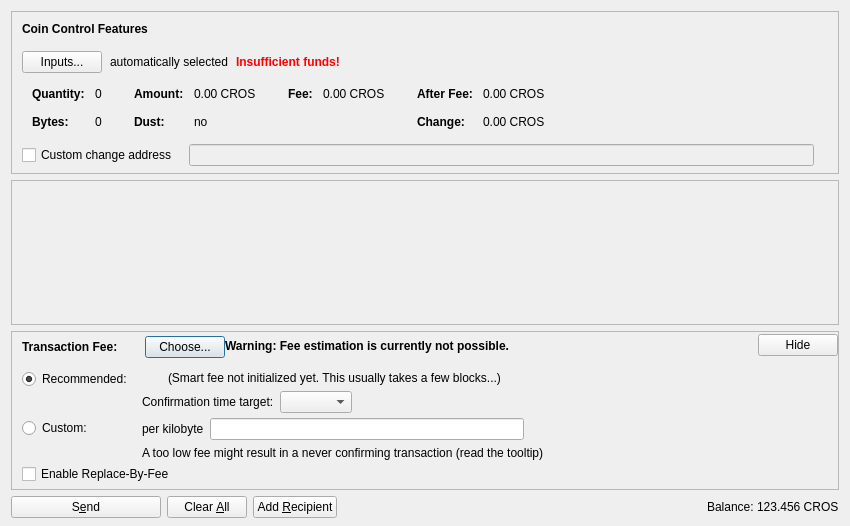
<?xml version="1.0" encoding="UTF-8"?>
<ui version="4.0">
 <class>SendCoinsDialog</class>
 <widget class="QDialog" name="SendCoinsDialog">
  <property name="geometry">
   <rect>
    <x>0</x>
    <y>0</y>
    <width>850</width>
    <height>526</height>
   </rect>
  </property>
  <property name="windowTitle">
   <string>Send Coins</string>
  </property>
  <layout class="QVBoxLayout" name="verticalLayout" stretch="0,1,0,0">
   <property name="bottomMargin">
    <number>8</number>
   </property>
   <item>
    <widget class="QFrame" name="frameCoinControl">
     <property name="sizePolicy">
      <sizepolicy hsizetype="Expanding" vsizetype="Expanding">
       <horstretch>0</horstretch>
       <verstretch>0</verstretch>
      </sizepolicy>
     </property>
     <property name="maximumSize">
      <size>
       <width>16777215</width>
       <height>16777215</height>
      </size>
     </property>
     <property name="frameShape">
      <enum>QFrame::StyledPanel</enum>
     </property>
     <property name="frameShadow">
      <enum>QFrame::Sunken</enum>
     </property>
     <layout class="QVBoxLayout" name="verticalLayoutCoinControl2">
      <property name="spacing">
       <number>0</number>
      </property>
      <property name="leftMargin">
       <number>0</number>
      </property>
      <property name="topMargin">
       <number>0</number>
      </property>
      <property name="rightMargin">
       <number>0</number>
      </property>
      <property name="bottomMargin">
       <number>6</number>
      </property>
      <item>
       <layout class="QVBoxLayout" name="verticalLayoutCoinControl" stretch="0,0,0,0,1">
        <property name="spacing">
         <number>0</number>
        </property>
        <property name="leftMargin">
         <number>10</number>
        </property>
        <property name="topMargin">
         <number>10</number>
        </property>
        <item>
         <layout class="QHBoxLayout" name="horizontalLayoutCoinControl1">
          <property name="bottomMargin">
           <number>15</number>
          </property>
          <item>
           <widget class="QLabel" name="labelCoinControlFeatures">
            <property name="sizePolicy">
             <sizepolicy hsizetype="Preferred" vsizetype="Maximum">
              <horstretch>0</horstretch>
              <verstretch>0</verstretch>
             </sizepolicy>
            </property>
            <property name="font">
             <font>
              <weight>75</weight>
              <bold>true</bold>
             </font>
            </property>
            <property name="styleSheet">
             <string notr="true">font-weight:bold;</string>
            </property>
            <property name="text">
             <string>Coin Control Features</string>
            </property>
           </widget>
          </item>
         </layout>
        </item>
        <item>
         <layout class="QHBoxLayout" name="horizontalLayoutCoinControl2" stretch="0,0,0,0">
          <property name="spacing">
           <number>8</number>
          </property>
          <property name="bottomMargin">
           <number>10</number>
          </property>
          <item>
           <widget class="QPushButton" name="pushButtonCoinControl">
            <property name="styleSheet">
             <string notr="true"/>
            </property>
            <property name="text">
             <string>Inputs...</string>
            </property>
            <property name="autoDefault">
             <bool>false</bool>
            </property>
           </widget>
          </item>
          <item>
           <widget class="QLabel" name="labelCoinControlAutomaticallySelected">
            <property name="text">
             <string>automatically selected</string>
            </property>
            <property name="margin">
             <number>5</number>
            </property>
           </widget>
          </item>
          <item>
           <widget class="QLabel" name="labelCoinControlInsuffFunds">
            <property name="font">
             <font>
              <weight>75</weight>
              <bold>true</bold>
             </font>
            </property>
            <property name="styleSheet">
             <string notr="true">color:red;font-weight:bold;</string>
            </property>
            <property name="text">
             <string>Insufficient funds!</string>
            </property>
            <property name="margin">
             <number>5</number>
            </property>
           </widget>
          </item>
          <item>
           <spacer name="horizontalSpacerCoinControl">
            <property name="orientation">
             <enum>Qt::Horizontal</enum>
            </property>
            <property name="sizeHint" stdset="0">
             <size>
              <width>40</width>
              <height>1</height>
             </size>
            </property>
           </spacer>
          </item>
         </layout>
        </item>
        <item>
         <widget class="QWidget" name="widgetCoinControl" native="true">
          <property name="sizePolicy">
           <sizepolicy hsizetype="Preferred" vsizetype="Preferred">
            <horstretch>0</horstretch>
            <verstretch>0</verstretch>
           </sizepolicy>
          </property>
          <property name="minimumSize">
           <size>
            <width>0</width>
            <height>0</height>
           </size>
          </property>
          <property name="styleSheet">
           <string notr="true"/>
          </property>
          <layout class="QHBoxLayout" name="horizontalLayoutCoinControl5">
           <property name="leftMargin">
            <number>0</number>
           </property>
           <property name="topMargin">
            <number>0</number>
           </property>
           <property name="rightMargin">
            <number>0</number>
           </property>
           <property name="bottomMargin">
            <number>0</number>
           </property>
           <item>
            <layout class="QHBoxLayout" name="horizontalLayoutCoinControl3" stretch="0,0,0,1">
             <property name="spacing">
              <number>20</number>
             </property>
             <property name="topMargin">
              <number>0</number>
             </property>
             <property name="bottomMargin">
              <number>10</number>
             </property>
             <item>
              <layout class="QFormLayout" name="formLayoutCoinControl1">
               <property name="horizontalSpacing">
                <number>10</number>
               </property>
               <property name="verticalSpacing">
                <number>14</number>
               </property>
               <property name="leftMargin">
                <number>10</number>
               </property>
               <property name="topMargin">
                <number>4</number>
               </property>
               <property name="rightMargin">
                <number>6</number>
               </property>
               <item row="0" column="0">
                <widget class="QLabel" name="labelCoinControlQuantityText">
                 <property name="font">
                  <font>
                   <weight>75</weight>
                   <bold>true</bold>
                  </font>
                 </property>
                 <property name="text">
                  <string>Quantity:</string>
                 </property>
                 <property name="margin">
                  <number>0</number>
                 </property>
                </widget>
               </item>
               <item row="0" column="1">
                <widget class="QLabel" name="labelCoinControlQuantity">
                 <property name="cursor">
                  <cursorShape>IBeamCursor</cursorShape>
                 </property>
                 <property name="contextMenuPolicy">
                  <enum>Qt::ActionsContextMenu</enum>
                 </property>
                 <property name="text">
                  <string notr="true">0</string>
                 </property>
                 <property name="margin">
                  <number>0</number>
                 </property>
                 <property name="textInteractionFlags">
                  <set>Qt::LinksAccessibleByMouse|Qt::TextSelectableByKeyboard|Qt::TextSelectableByMouse</set>
                 </property>
                </widget>
               </item>
               <item row="1" column="0">
                <widget class="QLabel" name="labelCoinControlBytesText">
                 <property name="font">
                  <font>
                   <weight>75</weight>
                   <bold>true</bold>
                  </font>
                 </property>
                 <property name="text">
                  <string>Bytes:</string>
                 </property>
                </widget>
               </item>
               <item row="1" column="1">
                <widget class="QLabel" name="labelCoinControlBytes">
                 <property name="cursor">
                  <cursorShape>IBeamCursor</cursorShape>
                 </property>
                 <property name="contextMenuPolicy">
                  <enum>Qt::ActionsContextMenu</enum>
                 </property>
                 <property name="text">
                  <string notr="true">0</string>
                 </property>
                 <property name="textInteractionFlags">
                  <set>Qt::LinksAccessibleByMouse|Qt::TextSelectableByKeyboard|Qt::TextSelectableByMouse</set>
                 </property>
                </widget>
               </item>
              </layout>
             </item>
             <item>
              <layout class="QFormLayout" name="formLayoutCoinControl2">
               <property name="horizontalSpacing">
                <number>10</number>
               </property>
               <property name="verticalSpacing">
                <number>14</number>
               </property>
               <property name="leftMargin">
                <number>6</number>
               </property>
               <property name="topMargin">
                <number>4</number>
               </property>
               <property name="rightMargin">
                <number>6</number>
               </property>
               <item row="0" column="0">
                <widget class="QLabel" name="labelCoinControlAmountText">
                 <property name="font">
                  <font>
                   <weight>75</weight>
                   <bold>true</bold>
                  </font>
                 </property>
                 <property name="text">
                  <string>Amount:</string>
                 </property>
                 <property name="margin">
                  <number>0</number>
                 </property>
                </widget>
               </item>
               <item row="0" column="1">
                <widget class="QLabel" name="labelCoinControlAmount">
                 <property name="cursor">
                  <cursorShape>IBeamCursor</cursorShape>
                 </property>
                 <property name="contextMenuPolicy">
                  <enum>Qt::ActionsContextMenu</enum>
                 </property>
                 <property name="text">
                  <string notr="true">0.00 CROS</string>
                 </property>
                 <property name="textInteractionFlags">
                  <set>Qt::LinksAccessibleByMouse|Qt::TextSelectableByKeyboard|Qt::TextSelectableByMouse</set>
                 </property>
                </widget>
               </item>
               <item row="1" column="0">
                <widget class="QLabel" name="labelCoinControlLowOutputText">
                 <property name="font">
                  <font>
                   <weight>75</weight>
                   <bold>true</bold>
                  </font>
                 </property>
                 <property name="text">
                  <string>Dust:</string>
                 </property>
                </widget>
               </item>
               <item row="1" column="1">
                <widget class="QLabel" name="labelCoinControlLowOutput">
                 <property name="cursor">
                  <cursorShape>IBeamCursor</cursorShape>
                 </property>
                 <property name="contextMenuPolicy">
                  <enum>Qt::ActionsContextMenu</enum>
                 </property>
                 <property name="text">
                  <string notr="true">no</string>
                 </property>
                 <property name="textInteractionFlags">
                  <set>Qt::LinksAccessibleByMouse|Qt::TextSelectableByKeyboard|Qt::TextSelectableByMouse</set>
                 </property>
                </widget>
               </item>
              </layout>
             </item>
             <item>
              <layout class="QFormLayout" name="formLayoutCoinControl3">
               <property name="horizontalSpacing">
                <number>10</number>
               </property>
               <property name="verticalSpacing">
                <number>14</number>
               </property>
               <property name="leftMargin">
                <number>6</number>
               </property>
               <property name="topMargin">
                <number>4</number>
               </property>
               <property name="rightMargin">
                <number>6</number>
               </property>
               <item row="0" column="0">
                <widget class="QLabel" name="labelCoinControlFeeText">
                 <property name="font">
                  <font>
                   <weight>75</weight>
                   <bold>true</bold>
                  </font>
                 </property>
                 <property name="text">
                  <string>Fee:</string>
                 </property>
                 <property name="margin">
                  <number>0</number>
                 </property>
                </widget>
               </item>
               <item row="0" column="1">
                <widget class="QLabel" name="labelCoinControlFee">
                 <property name="cursor">
                  <cursorShape>IBeamCursor</cursorShape>
                 </property>
                 <property name="contextMenuPolicy">
                  <enum>Qt::ActionsContextMenu</enum>
                 </property>
                 <property name="text">
                  <string notr="true">0.00 CROS</string>
                 </property>
                 <property name="textInteractionFlags">
                  <set>Qt::LinksAccessibleByMouse|Qt::TextSelectableByKeyboard|Qt::TextSelectableByMouse</set>
                 </property>
                </widget>
               </item>
              </layout>
             </item>
             <item>
              <layout class="QFormLayout" name="formLayoutCoinControl4">
               <property name="horizontalSpacing">
                <number>10</number>
               </property>
               <property name="verticalSpacing">
                <number>14</number>
               </property>
               <property name="leftMargin">
                <number>6</number>
               </property>
               <property name="topMargin">
                <number>4</number>
               </property>
               <property name="rightMargin">
                <number>6</number>
               </property>
               <item row="0" column="0">
                <widget class="QLabel" name="labelCoinControlAfterFeeText">
                 <property name="font">
                  <font>
                   <weight>75</weight>
                   <bold>true</bold>
                  </font>
                 </property>
                 <property name="text">
                  <string>After Fee:</string>
                 </property>
                 <property name="margin">
                  <number>0</number>
                 </property>
                </widget>
               </item>
               <item row="0" column="1">
                <widget class="QLabel" name="labelCoinControlAfterFee">
                 <property name="cursor">
                  <cursorShape>IBeamCursor</cursorShape>
                 </property>
                 <property name="contextMenuPolicy">
                  <enum>Qt::ActionsContextMenu</enum>
                 </property>
                 <property name="text">
                  <string notr="true">0.00 CROS</string>
                 </property>
                 <property name="textInteractionFlags">
                  <set>Qt::LinksAccessibleByMouse|Qt::TextSelectableByKeyboard|Qt::TextSelectableByMouse</set>
                 </property>
                </widget>
               </item>
               <item row="1" column="0">
                <widget class="QLabel" name="labelCoinControlChangeText">
                 <property name="font">
                  <font>
                   <weight>75</weight>
                   <bold>true</bold>
                  </font>
                 </property>
                 <property name="text">
                  <string>Change:</string>
                 </property>
                </widget>
               </item>
               <item row="1" column="1">
                <widget class="QLabel" name="labelCoinControlChange">
                 <property name="cursor">
                  <cursorShape>IBeamCursor</cursorShape>
                 </property>
                 <property name="contextMenuPolicy">
                  <enum>Qt::ActionsContextMenu</enum>
                 </property>
                 <property name="text">
                  <string notr="true">0.00 CROS</string>
                 </property>
                 <property name="textInteractionFlags">
                  <set>Qt::LinksAccessibleByMouse|Qt::TextSelectableByKeyboard|Qt::TextSelectableByMouse</set>
                 </property>
                </widget>
               </item>
              </layout>
             </item>
            </layout>
           </item>
          </layout>
         </widget>
        </item>
        <item>
         <layout class="QHBoxLayout" name="horizontalLayoutCoinControl4" stretch="0,0,0">
          <property name="spacing">
           <number>12</number>
          </property>
          <property name="sizeConstraint">
           <enum>QLayout::SetDefaultConstraint</enum>
          </property>
          <property name="topMargin">
           <number>5</number>
          </property>
          <property name="rightMargin">
           <number>5</number>
          </property>
          <item>
           <widget class="QCheckBox" name="checkBoxCoinControlChange">
            <property name="toolTip">
             <string>If this is activated, but the change address is empty or invalid, change will be sent to a newly generated address.</string>
            </property>
            <property name="text">
             <string>Custom change address</string>
            </property>
           </widget>
          </item>
          <item>
           <widget class="QValidatedLineEdit" name="lineEditCoinControlChange">
            <property name="enabled">
             <bool>false</bool>
            </property>
            <property name="sizePolicy">
             <sizepolicy hsizetype="Expanding" vsizetype="Fixed">
              <horstretch>0</horstretch>
              <verstretch>0</verstretch>
             </sizepolicy>
            </property>
           </widget>
          </item>
          <item>
           <widget class="QLabel" name="labelCoinControlChangeLabel">
            <property name="sizePolicy">
             <sizepolicy hsizetype="Preferred" vsizetype="Expanding">
              <horstretch>0</horstretch>
              <verstretch>0</verstretch>
             </sizepolicy>
            </property>
            <property name="minimumSize">
             <size>
              <width>0</width>
              <height>0</height>
             </size>
            </property>
            <property name="text">
             <string/>
            </property>
            <property name="margin">
             <number>3</number>
            </property>
           </widget>
          </item>
         </layout>
        </item>
        <item>
         <spacer name="verticalSpacerCoinControl">
          <property name="orientation">
           <enum>Qt::Vertical</enum>
          </property>
          <property name="sizeHint" stdset="0">
           <size>
            <width>800</width>
            <height>1</height>
           </size>
          </property>
         </spacer>
        </item>
       </layout>
      </item>
     </layout>
    </widget>
   </item>
   <item>
    <widget class="QScrollArea" name="scrollArea">
     <property name="widgetResizable">
      <bool>true</bool>
     </property>
     <widget class="QWidget" name="scrollAreaWidgetContents">
      <property name="geometry">
       <rect>
        <x>0</x>
        <y>0</y>
        <width>830</width>
        <height>104</height>
       </rect>
      </property>
      <layout class="QVBoxLayout" name="verticalLayout_2" stretch="0,1">
       <property name="leftMargin">
        <number>0</number>
       </property>
       <property name="topMargin">
        <number>0</number>
       </property>
       <property name="rightMargin">
        <number>0</number>
       </property>
       <property name="bottomMargin">
        <number>0</number>
       </property>
       <item>
        <layout class="QVBoxLayout" name="entries">
         <property name="spacing">
          <number>6</number>
         </property>
        </layout>
       </item>
       <item>
        <spacer name="verticalSpacer">
         <property name="orientation">
          <enum>Qt::Vertical</enum>
         </property>
         <property name="sizeHint" stdset="0">
          <size>
           <width>20</width>
           <height>40</height>
          </size>
         </property>
        </spacer>
       </item>
      </layout>
     </widget>
    </widget>
   </item>
   <item>
    <widget class="QFrame" name="frameFee">
     <property name="sizePolicy">
      <sizepolicy hsizetype="Expanding" vsizetype="Expanding">
       <horstretch>0</horstretch>
       <verstretch>0</verstretch>
      </sizepolicy>
     </property>
     <property name="maximumSize">
      <size>
       <width>16777215</width>
       <height>16777215</height>
      </size>
     </property>
     <property name="frameShape">
      <enum>QFrame::StyledPanel</enum>
     </property>
     <property name="frameShadow">
      <enum>QFrame::Sunken</enum>
     </property>
     <layout class="QVBoxLayout" name="verticalLayoutFee1">
      <property name="spacing">
       <number>0</number>
      </property>
      <property name="leftMargin">
       <number>0</number>
      </property>
      <property name="topMargin">
       <number>0</number>
      </property>
      <property name="rightMargin">
       <number>0</number>
      </property>
      <property name="bottomMargin">
       <number>0</number>
      </property>
      <item>
       <layout class="QVBoxLayout" name="verticalLayoutFee2" stretch="0,0,0">
        <property name="spacing">
         <number>0</number>
        </property>
        <property name="leftMargin">
         <number>10</number>
        </property>
        <property name="topMargin">
         <number>0</number>
        </property>
        <item>
         <layout class="QHBoxLayout" name="horizontalLayoutFee1">
          <property name="bottomMargin">
           <number>0</number>
          </property>
          <item>
           <layout class="QVBoxLayout" name="verticalLayoutFee7">
            <property name="spacing">
             <number>0</number>
            </property>
            <item>
             <spacer name="verticalSpacerSmartFee">
              <property name="orientation">
               <enum>Qt::Vertical</enum>
              </property>
              <property name="sizeType">
               <enum>QSizePolicy::Fixed</enum>
              </property>
              <property name="sizeHint" stdset="0">
               <size>
                <width>1</width>
                <height>4</height>
               </size>
              </property>
             </spacer>
            </item>
            <item>
             <layout class="QHBoxLayout" name="horizontalLayoutSmartFee">
              <property name="spacing">
               <number>10</number>
              </property>
              <item>
               <widget class="QLabel" name="labelFeeHeadline">
                <property name="sizePolicy">
                 <sizepolicy hsizetype="Preferred" vsizetype="Maximum">
                  <horstretch>0</horstretch>
                  <verstretch>0</verstretch>
                 </sizepolicy>
                </property>
                <property name="font">
                 <font>
                  <weight>75</weight>
                  <bold>true</bold>
                 </font>
                </property>
                <property name="styleSheet">
                 <string notr="true">font-weight:bold;</string>
                </property>
                <property name="text">
                 <string>Transaction Fee:</string>
                </property>
               </widget>
              </item>
              <item>
               <widget class="QLabel" name="labelFeeMinimized">
                <property name="text">
                 <string/>
                </property>
               </widget>
              </item>
              <item>
               <widget class="QPushButton" name="buttonChooseFee">
                <property name="text">
                 <string>Choose...</string>
                </property>
               </widget>
              </item>
             </layout>
            </item>
            <item>
             <spacer name="verticalSpacer_5">
              <property name="orientation">
               <enum>Qt::Vertical</enum>
              </property>
              <property name="sizeHint" stdset="0">
               <size>
                <width>1</width>
                <height>1</height>
               </size>
              </property>
             </spacer>
            </item>
           </layout>
          </item>
          <item>
           <widget class="QLabel" name="fallbackFeeWarningLabel">
            <property name="toolTip">
             <string>Using the fallbackfee can result in sending a transaction that will take several hours or days (or never) to confirm. Consider choosing your fee manually or wait until you have validated the complete chain.</string>
            </property>
            <property name="font">
            <font>
                <weight>75</weight>
                <bold>true</bold>
            </font>
            </property>
            <property name="text">
             <string>Warning: Fee estimation is currently not possible.</string>
            </property>
            <property name="wordWrap">
             <bool>false</bool>
            </property>
           </widget>
          </item>
          <item>
           <spacer name="horizontalSpacer_4">
            <property name="orientation">
             <enum>Qt::Horizontal</enum>
            </property>
            <property name="sizeType">
             <enum>QSizePolicy::MinimumExpanding</enum>
            </property>
            <property name="sizeHint" stdset="0">
             <size>
              <width>40</width>
              <height>20</height>
             </size>
            </property>
           </spacer>
          </item>
          <item>
           <widget class="QPushButton" name="buttonMinimizeFee">
            <property name="toolTip">
             <string>Hide transaction fee settings</string>
            </property>
            <property name="text">
             <string>Hide</string>
            </property>
           </widget>
          </item>
         </layout>
        </item>
        <item>
         <widget class="QFrame" name="frameFeeSelection">
          <layout class="QVBoxLayout" name="verticalLayoutFee12">
           <property name="spacing">
            <number>0</number>
           </property>
           <property name="leftMargin">
            <number>0</number>
           </property>
           <property name="topMargin">
            <number>0</number>
           </property>
           <property name="rightMargin">
            <number>0</number>
           </property>
           <property name="bottomMargin">
            <number>0</number>
           </property>
           <item>
            <layout class="QGridLayout" name="gridLayoutFee">
             <property name="topMargin">
              <number>10</number>
             </property>
             <property name="bottomMargin">
              <number>4</number>
             </property>
             <property name="horizontalSpacing">
              <number>10</number>
             </property>
             <property name="verticalSpacing">
              <number>4</number>
             </property>
             <item row="1" column="1">
              <layout class="QVBoxLayout" name="verticalLayoutFee8">
               <property name="spacing">
                <number>6</number>
               </property>
               <item>
                <layout class="QHBoxLayout" name="horizontalLayoutFee13">
                 <item>
                  <widget class="QLabel" name="labelCustomPerKilobyte">
                   <property name="toolTip">
                    <string>Specify a custom fee per kB (1,000 bytes) of the transaction's virtual size.

Note:  Since the fee is calculated on a per-byte basis, a fee of "100 satoshis per kB" for a transaction size of 500 bytes (half of 1 kB) would ultimately yield a fee of only 50 satoshis.</string>
                   </property>
                   <property name="text">
                    <string>per kilobyte</string>
                   </property>
                  </widget>
                 </item>
                 <item>
                  <widget class="BitcoinAmountField" name="customFee"/>
                 </item>
                 <item>
                  <spacer name="horizontalSpacer_6">
                   <property name="orientation">
                    <enum>Qt::Horizontal</enum>
                   </property>
                   <property name="sizeHint" stdset="0">
                    <size>
                     <width>1</width>
                     <height>1</height>
                    </size>
                   </property>
                  </spacer>
                 </item>
                </layout>
               </item>
               <item>
                <layout class="QHBoxLayout" name="horizontalLayoutFee8">
                 <item>
                  <widget class="QLabel" name="labelCustomFeeWarning">
                   <property name="enabled">
                    <bool>true</bool>
                   </property>
                   <property name="toolTip">
                    <string>When there is less transaction volume than space in the blocks, miners as well as relaying nodes may enforce a minimum fee. Paying only this minimum fee is just fine, but be aware that this can result in a never confirming transaction once there is more demand for croston transactions than the network can process.</string>
                   </property>
                   <property name="text">
                    <string>A too low fee might result in a never confirming transaction (read the tooltip)</string>
                   </property>
                  </widget>
                 </item>
                 <item>
                  <spacer name="horizontalSpacer_2">
                   <property name="orientation">
                    <enum>Qt::Horizontal</enum>
                   </property>
                   <property name="sizeHint" stdset="0">
                    <size>
                     <width>1</width>
                     <height>1</height>
                    </size>
                   </property>
                  </spacer>
                 </item>
                </layout>
               </item>
              </layout>
             </item>
             <item row="0" column="0">
              <layout class="QVBoxLayout" name="verticalLayoutFee4" stretch="0,1">
               <item>
                <widget class="QRadioButton" name="radioSmartFee">
                 <property name="text">
                  <string>Recommended:</string>
                 </property>
                 <property name="checked">
                  <bool>true</bool>
                 </property>
                 <attribute name="buttonGroup">
                  <string notr="true">groupFee</string>
                 </attribute>
                </widget>
               </item>
               <item>
                <spacer name="verticalSpacer_2">
                 <property name="orientation">
                  <enum>Qt::Vertical</enum>
                 </property>
                 <property name="sizeHint" stdset="0">
                  <size>
                   <width>1</width>
                   <height>1</height>
                  </size>
                 </property>
                </spacer>
               </item>
              </layout>
             </item>
             <item row="1" column="0">
              <layout class="QVBoxLayout" name="verticalLayoutFee9" stretch="0,1">
               <item>
                <widget class="QRadioButton" name="radioCustomFee">
                 <property name="text">
                  <string>Custom:</string>
                 </property>
                 <attribute name="buttonGroup">
                  <string notr="true">groupFee</string>
                 </attribute>
                </widget>
               </item>
               <item>
                <spacer name="verticalSpacer_6">
                 <property name="orientation">
                  <enum>Qt::Vertical</enum>
                 </property>
                 <property name="sizeHint" stdset="0">
                  <size>
                   <width>1</width>
                   <height>1</height>
                  </size>
                 </property>
                </spacer>
               </item>
              </layout>
             </item>
             <item row="0" column="1">
              <layout class="QVBoxLayout" name="verticalLayoutFee3" stretch="0,0,1">
               <property name="spacing">
                <number>6</number>
               </property>
               <property name="topMargin">
                <number>2</number>
               </property>
               <item>
                <layout class="QHBoxLayout" name="horizontalLayoutFee12">
                 <item>
                  <widget class="QLabel" name="labelSmartFee">
                   <property name="text">
                    <string/>
                   </property>
                  </widget>
                 </item>
                 <item>
                  <widget class="QLabel" name="labelFeeEstimation">
                   <property name="text">
                    <string/>
                   </property>
                  </widget>
                 </item>
                 <item>
                  <widget class="QLabel" name="labelSmartFee2">
                   <property name="text">
                    <string>(Smart fee not initialized yet. This usually takes a few blocks...)</string>
                   </property>
                  </widget>
                 </item>
                 <item>
                  <spacer name="horizontalSpacer_5">
                   <property name="orientation">
                    <enum>Qt::Horizontal</enum>
                   </property>
                   <property name="sizeHint" stdset="0">
                    <size>
                     <width>1</width>
                     <height>1</height>
                    </size>
                   </property>
                  </spacer>
                 </item>
                </layout>
               </item>
               <item>
                <layout class="QHBoxLayout" name="horizontalLayoutFee9">
                 <item>
                  <layout class="QVBoxLayout" name="verticalLayoutFee6">
                   <item>
                    <widget class="QLabel" name="labelSmartFee3">
                     <property name="text">
                      <string>Confirmation time target:</string>
                     </property>
                    </widget>
                   </item>
                  </layout>
                 </item>
                 <item>
                  <layout class="QVBoxLayout" name="verticalLayoutFee5">
                   <property name="rightMargin">
                    <number>30</number>
                   </property>
                   <item>
                    <layout class="QHBoxLayout" name="horizontalLayoutConfTarget">
                     <property name="bottomMargin">
                      <number>0</number>
                     </property>
                     <item>
                      <widget class="QComboBox" name="confTargetSelector"/>
                     </item>
                     <item>
                      <spacer name="horizontalSpacerConfTarget">
                       <property name="orientation">
                        <enum>Qt::Horizontal</enum>
                       </property>
                       <property name="sizeHint" stdset="0">
                        <size>
                         <width>40</width>
                         <height>20</height>
                        </size>
                       </property>
                      </spacer>
                     </item>
                    </layout>
                   </item>
                  </layout>
                 </item>
                </layout>
               </item>
               <item>
                <spacer name="verticalSpacer_4">
                 <property name="orientation">
                  <enum>Qt::Vertical</enum>
                 </property>
                 <property name="sizeHint" stdset="0">
                  <size>
                   <width>1</width>
                   <height>1</height>
                  </size>
                 </property>
                </spacer>
               </item>
              </layout>
             </item>
            </layout>
           </item>
           <item>
            <widget class="QCheckBox" name="optInRBF">
             <property name="text">
              <string>Enable Replace-By-Fee</string>
             </property>
             <property name="toolTip">
              <string>With Replace-By-Fee (BIP-125) you can increase a transaction's fee after it is sent. Without this, a higher fee may be recommended to compensate for increased transaction delay risk.</string>
             </property>
            </widget>
           </item>
          </layout>
         </widget>
        </item>
        <item>
         <spacer name="verticalSpacerFee">
          <property name="orientation">
           <enum>Qt::Vertical</enum>
          </property>
          <property name="sizeHint" stdset="0">
           <size>
            <width>40</width>
            <height>5</height>
           </size>
          </property>
         </spacer>
        </item>
       </layout>
      </item>
     </layout>
    </widget>
   </item>
   <item>
    <layout class="QHBoxLayout" name="horizontalLayout">
     <item>
      <widget class="QPushButton" name="sendButton">
       <property name="minimumSize">
        <size>
         <width>150</width>
         <height>0</height>
        </size>
       </property>
       <property name="toolTip">
        <string>Confirm the send action</string>
       </property>
       <property name="text">
        <string>S&amp;end</string>
       </property>
       <property name="icon">
        <iconset resource="../croston.qrc">
         <normaloff>:/icons/send</normaloff>:/icons/send</iconset>
       </property>
       <property name="autoDefault">
        <bool>false</bool>
       </property>
       <property name="default">
        <bool>false</bool>
       </property>
      </widget>
     </item>
     <item>
      <widget class="QPushButton" name="clearButton">
       <property name="sizePolicy">
        <sizepolicy hsizetype="Minimum" vsizetype="Fixed">
         <horstretch>0</horstretch>
         <verstretch>0</verstretch>
        </sizepolicy>
       </property>
       <property name="toolTip">
        <string>Clear all fields of the form.</string>
       </property>
       <property name="text">
        <string>Clear &amp;All</string>
       </property>
       <property name="icon">
        <iconset resource="../croston.qrc">
         <normaloff>:/icons/remove</normaloff>:/icons/remove</iconset>
       </property>
       <property name="autoDefault">
        <bool>false</bool>
       </property>
      </widget>
     </item>
     <item>
      <widget class="QPushButton" name="addButton">
       <property name="toolTip">
        <string>Send to multiple recipients at once</string>
       </property>
       <property name="text">
        <string>Add &amp;Recipient</string>
       </property>
       <property name="icon">
        <iconset resource="../croston.qrc">
         <normaloff>:/icons/add</normaloff>:/icons/add</iconset>
       </property>
       <property name="autoDefault">
        <bool>false</bool>
       </property>
      </widget>
     </item>
     <item>
      <spacer name="horizontalSpacer">
       <property name="orientation">
        <enum>Qt::Horizontal</enum>
       </property>
       <property name="sizeHint" stdset="0">
        <size>
         <width>40</width>
         <height>20</height>
        </size>
       </property>
      </spacer>
     </item>
     <item>
      <layout class="QHBoxLayout" name="horizontalLayout_2">
       <property name="spacing">
        <number>3</number>
       </property>
       <item>
        <widget class="QLabel" name="labelBalanceName">
         <property name="sizePolicy">
          <sizepolicy hsizetype="Preferred" vsizetype="Fixed">
           <horstretch>0</horstretch>
           <verstretch>0</verstretch>
          </sizepolicy>
         </property>
         <property name="text">
          <string>Balance:</string>
         </property>
        </widget>
       </item>
       <item>
        <widget class="QLabel" name="labelBalance">
         <property name="sizePolicy">
          <sizepolicy hsizetype="Preferred" vsizetype="Fixed">
           <horstretch>0</horstretch>
           <verstretch>0</verstretch>
          </sizepolicy>
         </property>
         <property name="cursor">
          <cursorShape>IBeamCursor</cursorShape>
         </property>
         <property name="text">
          <string notr="true">123.456 CROS</string>
         </property>
         <property name="textInteractionFlags">
          <set>Qt::LinksAccessibleByMouse|Qt::TextSelectableByKeyboard|Qt::TextSelectableByMouse</set>
         </property>
        </widget>
       </item>
      </layout>
     </item>
    </layout>
   </item>
  </layout>
 </widget>
 <customwidgets>
  <customwidget>
   <class>QValidatedLineEdit</class>
   <extends>QLineEdit</extends>
   <header>qt/qvalidatedlineedit.h</header>
  </customwidget>
  <customwidget>
   <class>BitcoinAmountField</class>
   <extends>QLineEdit</extends>
   <header>qt/crostonamountfield.h</header>
   <container>1</container>
  </customwidget>
 </customwidgets>
 <resources>
  <include location="../croston.qrc"/>
 </resources>
 <connections/>
 <buttongroups>
  <buttongroup name="groupFee"/>
 </buttongroups>
</ui>
